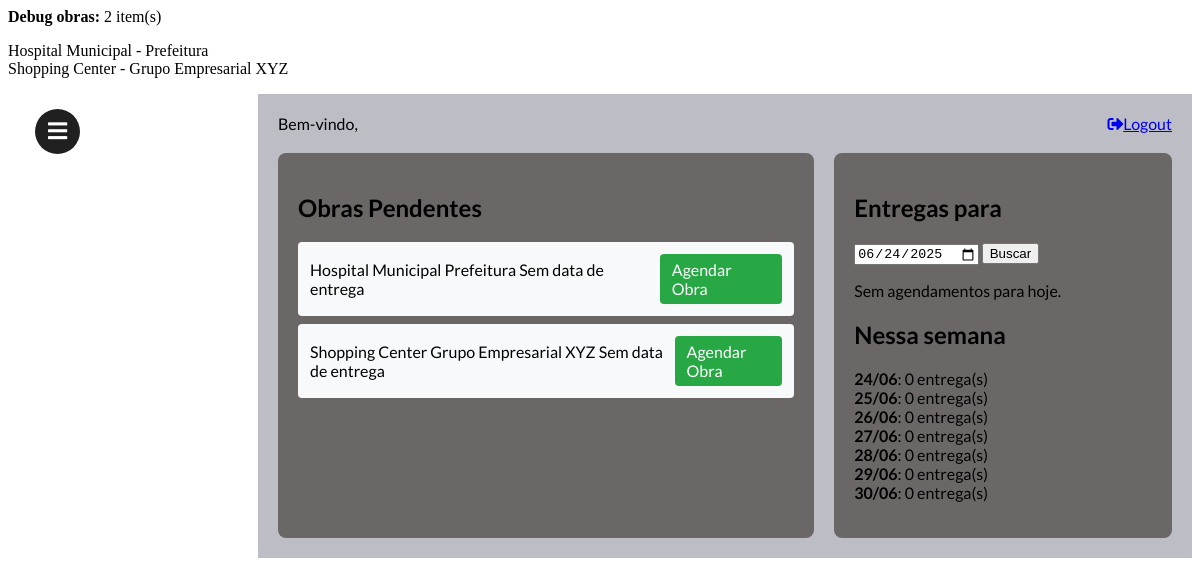
The page /pagina_inicial/ (signed in) on the database its author committed.
### obra/models.py (models this page shows, shortened)
class obra(models.Model):
    nome = models.CharField('nome', max_length=50)
    numero = models.IntegerField('numero controle')
    endereco = models.TextField('endereço', max_length=200, null=True, blank=True)
    data_criacao = models.DateTimeField('Data de criação',auto_now_add=True)
    cliente = models.CharField('nome cliente', max_length=50)
    previsao_entrega = models.DateTimeField('Data prevista para entrega', null=True, blank=True)

### PaginaPrincipal/views.py (the view)
# urls.py: path('', views.index, name='pagina_inicial'),
@login_required
def index(request):
    hoje = date.today()
    agendamentos_hoje = Agendamento.objects.filter(data=hoje)
    obras_sem_previsao = obra.objects.filter(previsao_entrega__isnull=True)
    semana = [hoje + timedelta(days=i) for i in range(7)]
    agenda_semana = {
        dia: Agendamento.objects.filter(data=dia)
        for dia in semana
    }
    return render(request, 'PaginaPrincipal/paginaprincipal.html', {
        'obras_sem_previsao': obras_sem_previsao,
        'agendamentos_hoje': agendamentos_hoje,
        'agenda_semana': agenda_semana,
        'data_hoje': hoje,
    })

### templates/PaginaPrincipal/paginaprincipal.html (shortened to what this page needs)
{% load static %}
<p><strong>Debug obras:</strong> {{ obras_sem_previsao|length }} item(s)</p>
<ul>
  {% for obra in obras_sem_previsao %}
    <li>{{ obra.nome }} - {{ obra.cliente }}</li>
  {% empty %}
    <li>Sem obras pendentes.</li>
  {% endfor %}
</ul>
<link href="https://use.fontawesome.com/releases/v5.6.1/css/all.css" rel="stylesheet">
<label for="check">
  <i class="fas fa-bars" id="btn"></i>
</label>
      {% load static %}
  <link rel="stylesheet" href="{% static 'TelaPrincipal/telaprincipal.css' %}">
<div class="main-container">
  <div class="top-bar">
    <span class="welcome">Bem-vindo, {{ user.first_name }}</span>
    <a href="{% url 'logout' %}" class="logout-link">
      <i class="fas fa-sign-out-alt"></i>Logout</a>
  </div>
  <div class="pagina_inicial-content">
<div class="left-panel">
  <h2>Obras Pendentes</h2>
  <ul class="obra-list">
    {% for obra in obras_sem_previsao %}
      <li class="obra-item">
        <div class="obra-info">
          <span class="obra-nome">{{ obra.nome }}</span>
          <span class="obra-cliente">{{ obra.cliente }}</span>
          <span class="badge badge-warning">Sem data de entrega</span>
        </div>
        <a href="{% url 'agenda:agenda_adicionar' obra.id %}" class="btn-agendar">Agendar Obra</a>
      </li>
    {% empty %}
      <li class="nenhuma-obra">Nenhuma obra pendente sem data de entrega.</li>
    {% endfor %}
  </ul>
</div>
    <div class="right-panel">
      <div class="agendamentos-hoje">
        <h2>Entregas para</h2>
        <form method="get" class="data-form">
          <input type="date" name="data" value="{{ data_hoje|date:'Y-m-d' }}">
          <button type="submit">Buscar</button>
        </form>
        <ul class="lista-agendamentos">
          {% for agendamento in agendamentos_hoje %}
            <li>
              {{ agendamento.obra }} - {{ agendamento.montador }}
              <span class="cor" ></span>
            </li>
          {% empty %}
            <li>Sem agendamentos para hoje.</li>
          {% endfor %}
        </ul>
      </div>
      <div class="agenda-semana">
        <h2>Nessa semana</h2>
        <ul>
          {% for dia, entregas in agenda_semana.items %}
            <li><strong>{{ dia|date:"d/m" }}</strong>: {{ entregas|length }} entrega(s)</li>
          {% endfor %}
        </ul>
      </div>
    </div>
  </div>
</div>

### static/TelaPrincipal/telaprincipal.css (style rules this page uses)
label #btn,label #cancel { position: fixed; z-index: 999; left: 5px; cursor: pointer; color: #ffffff; border-radius: 50px; margin: 15px 30px; margin-left: 30px; font-size: 22px; background-color: #202020; height: 45px; width: 45px; text-align: center; line-height: 44px; transition: all .5s ease; }
.main-container { margin-left: 250px; padding: 20px; font-family: 'Lato', sans-serif; background-color: #bdbdc5; }
.top-bar { display: flex; justify-content: space-between; margin-bottom: 20px; }
.pagina_inicial-content { display: flex; gap: 20px; }
.left-panel, .right-panel { background: #6b6767; padding: 20px; border-radius: 8px; }
.left-panel { width: 100%; max-width: 800px; margin: 0 auto; }
.right-panel { width: 60%; }
ul { list-style: none; padding: 0; }
.obra-item { display: flex; justify-content: space-between; align-items: center; padding: 12px; margin-bottom: 8px; background: #f8f9fa; border-radius: 4px; }
.btn-agendar { background: #28a745; color: white; padding: 6px 12px; border-radius: 4px; text-decoration: none; }

### rows shown on the page
obra: nome "Hospital Municipal", cliente "Prefeitura"
obra: nome "Shopping Center", cliente "Grupo Empresarial XYZ"

### other values the page prints
{{ obras_sem_previsao|length }} "2"
{{ dia|date:"d/m" }} "24/06" "25/06" "26/06" "27/06" "28/06" "29/06" "30/06"
{{ entregas|length }} "0" "0" "0" "0" "0" "0" "0"
